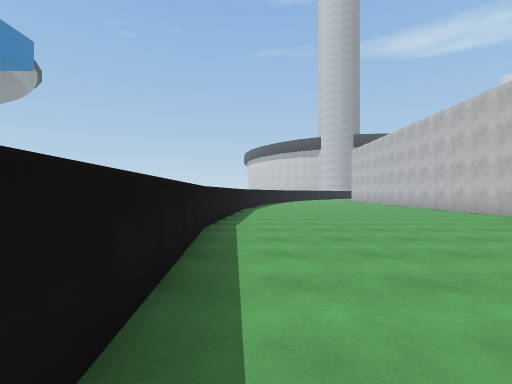
[1] (above)

24 first-person views from a walk through a 3-D level made in the Unity game engine. The camera is 1.4 m above the floor, looks level and sees 85° across. The floor is counted in squares, 2 m on a side. Each view is taken from the middle of a square. On the plan, view 1 faces up. The plan holds only what a view shows up to about 9 squares ahead; the rest is blank. The place goes on beyond the plan. The player is left out. Surface patterns are stand-ins for the level's own textures.

[2]
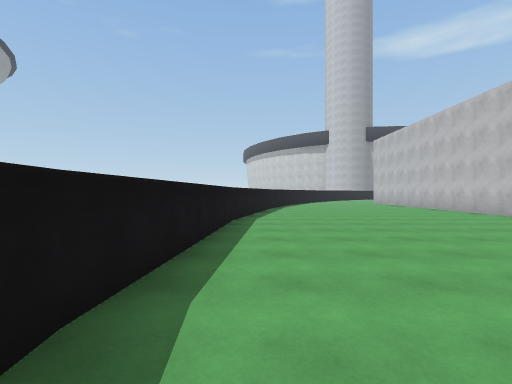

[3]
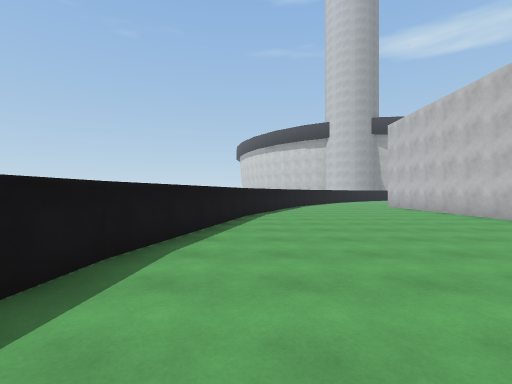

[4]
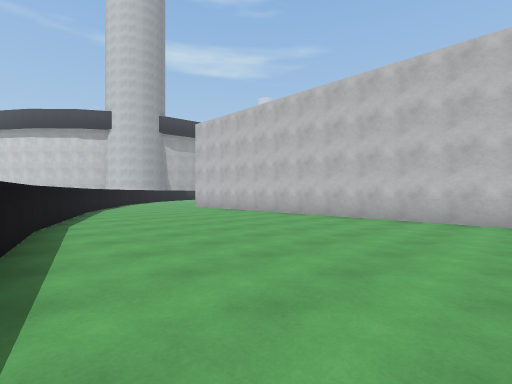

[5]
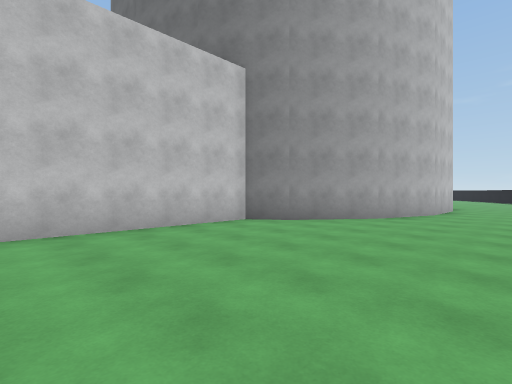

[6]
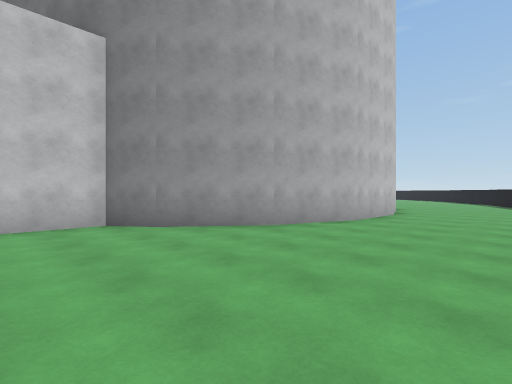

[7]
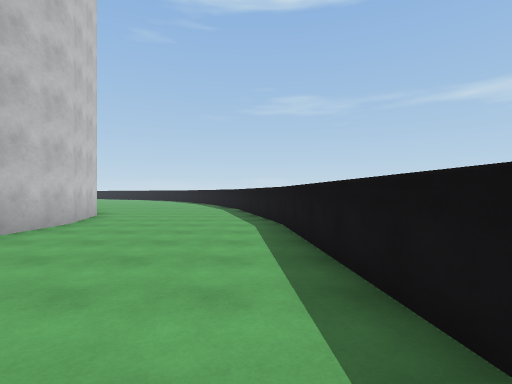

[8]
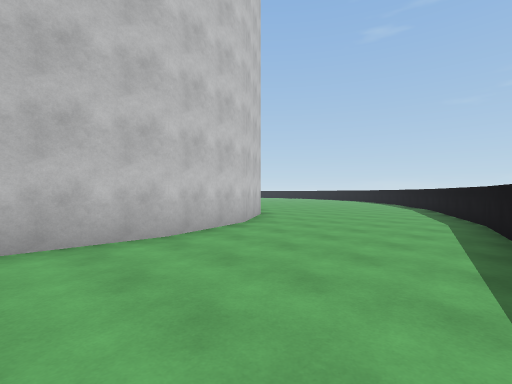

[9]
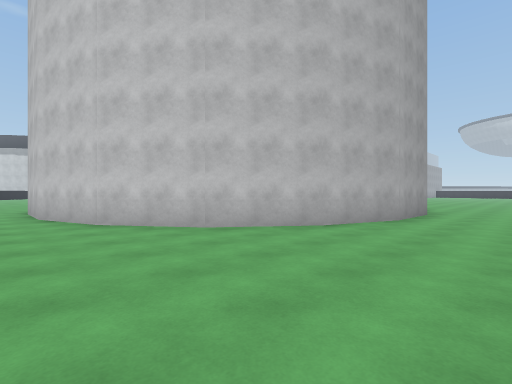

[10]
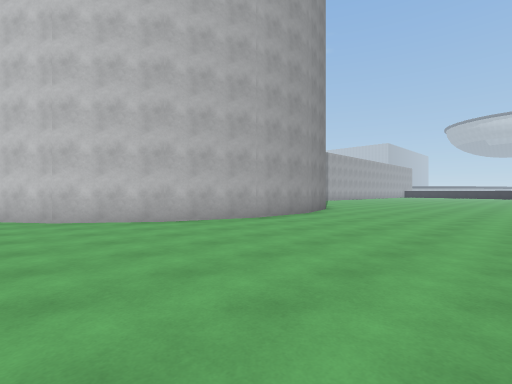

[11]
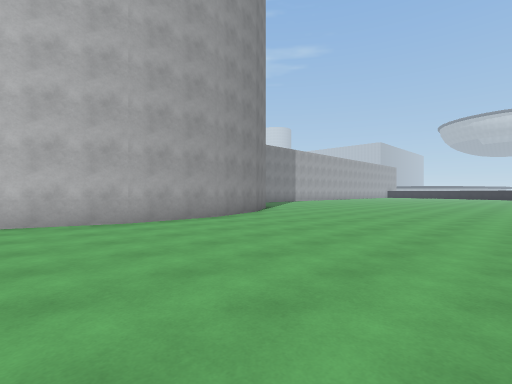

[12]
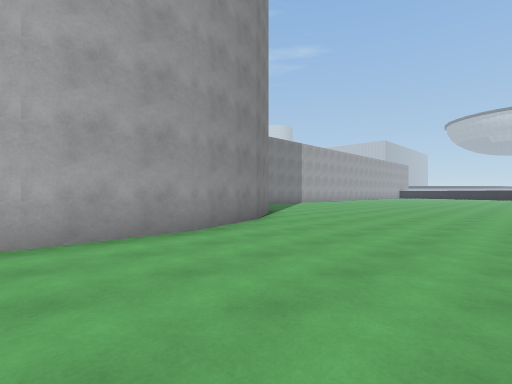

[13]
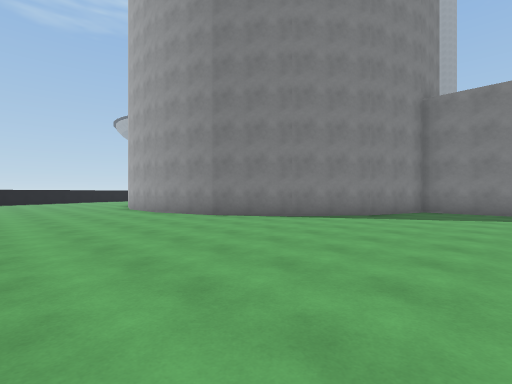

[14]
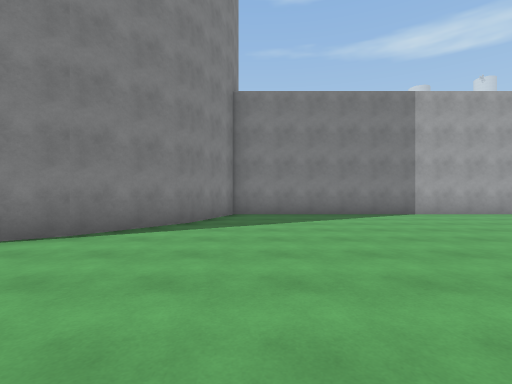

[15]
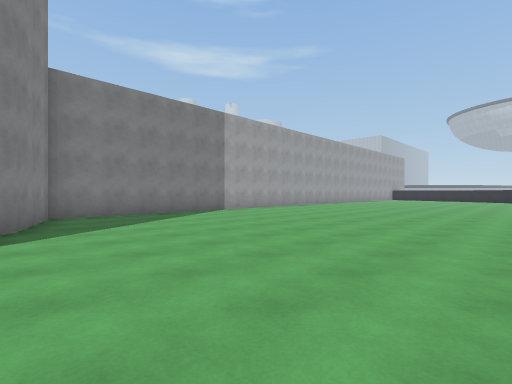

[16]
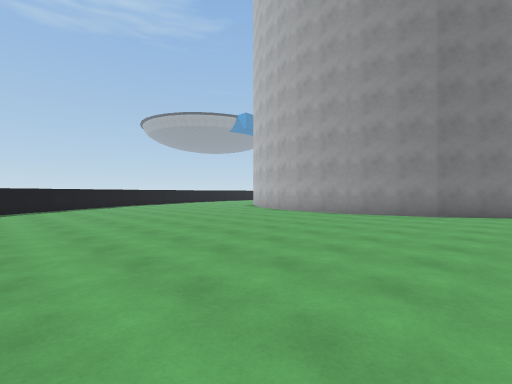

[17]
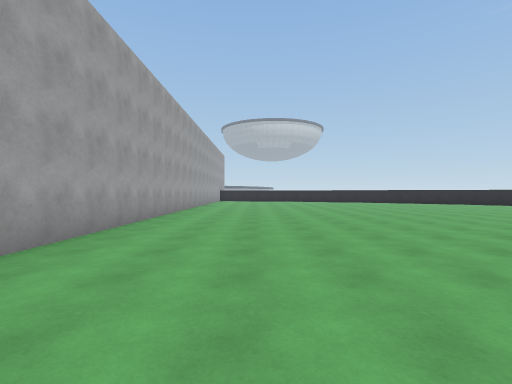

[18]
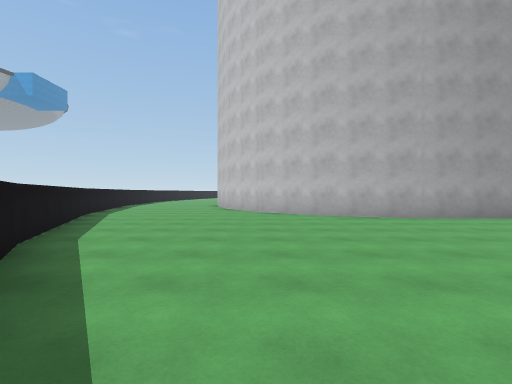

[19]
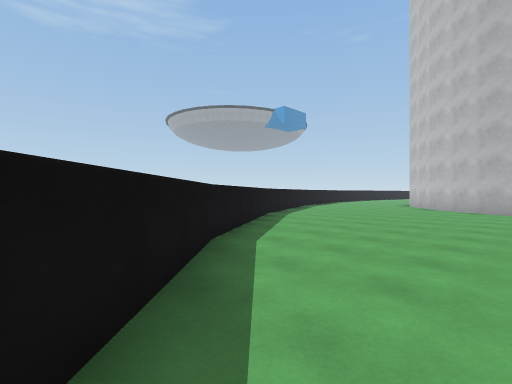

[20]
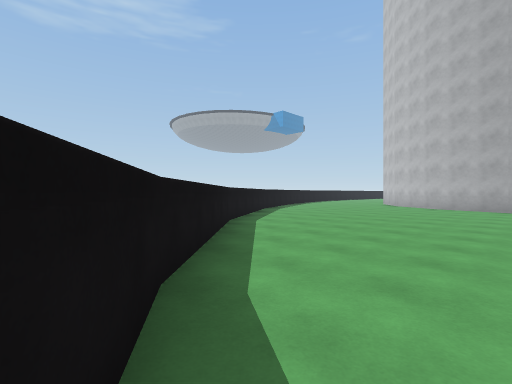

[21]
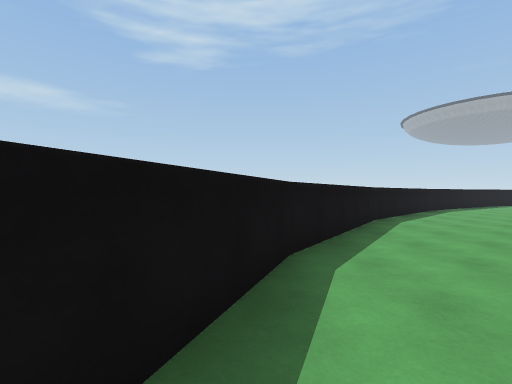

[22]
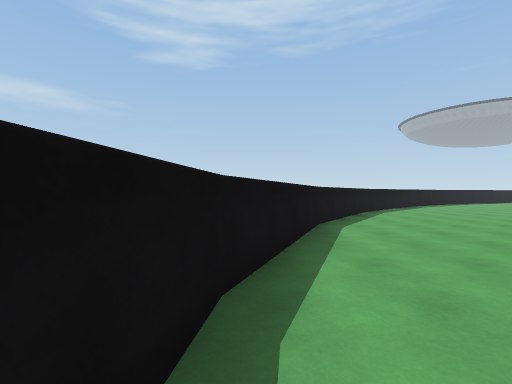

[23]
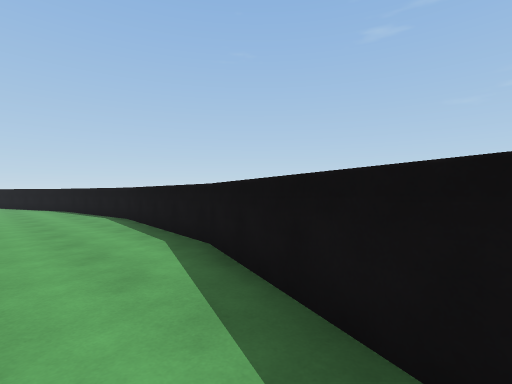

[24]
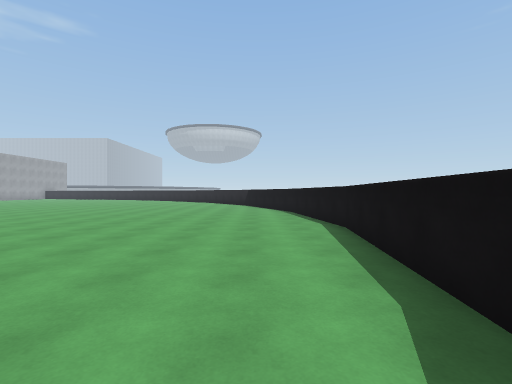

### Floor plan
Points are (right, up) in squares from view 1. A wall is a line through its corners. A room is listed if a view was taken in it or the views show most of it. See-through windows are left out.
Room 1 (views 1, 2, 3, 4, 5, 6, 7, 8)
walls: (-0.6, 11) (-1, 5.4) (-0.6, 0) (-0.2, -1.6); (0.7, 16.3) (-0.6, 10.9); (1.7, 18.4) (0.7, 16.1); (4.1, -0.1) (4.1, 2.3) (4.9, 4.5) (6.4, 6.5) (7.3, 7.1) (7.3, 17)
ways out: opening at (2, -1.7) to room 2
Room 2 (views 9, 10, 11, 12, 13, 14, 15, 16, 17, 18, 19, 20, 21, 22, 23, 24)
walls: (17, -22.2) (21.5, -22.8) (25, -22.4); (2.8, -10.2) (5.6, -14.5) (9, -18) (12.9, -20.6) (17.2, -22.3); (29.5, -0.2) (19.3, -0.2) (18.5, -2.6) (17.1, -4.6) (15.1, -5.9) (12.8, -6.7) (10.4, -6.6) (8.1, -5.8) (6.2, -4.4) (4.8, -2.4) (4.1, -0.1); (0.7, -5.3) (2.8, -10.3); (-0.2, -1.6) (0.7, -5.4)
ways out: opening at (2, -1.7) to room 1

Where each view was taken, in squares from view 1:
view 1: 0 up, 0 right, facing up
view 2: 4 up, 0 right, facing up
view 3: 8 up, 1 right, facing up
view 4: 10 up, 0 right, facing up-right
view 5: 12 up, 2 right, facing down-right
view 6: 9 up, 1 right, facing down-right
view 7: 6 up, 0 right, facing down
view 8: 2 up, 0 right, facing down-right
view 9: 9 down, 3 right, facing up-right
view 10: 12 down, 5 right, facing up-right
view 11: 13 down, 8 right, facing up-right
view 12: 11 down, 10 right, facing up-right
view 13: 11 down, 22 right, facing up-left
view 14: 9 down, 20 right, facing up
view 15: 9 down, 18 right, facing up-right
view 16: 15 down, 17 right, facing up-left
view 17: 3 down, 22 right, facing right
view 18: 14 down, 6 right, facing up
view 19: 17 down, 9 right, facing up-left
view 20: 19 down, 11 right, facing up-left
view 21: 21 down, 16 right, facing left
view 22: 22 down, 19 right, facing left
view 23: 20 down, 14 right, facing down-right
view 24: 21 down, 16 right, facing right
